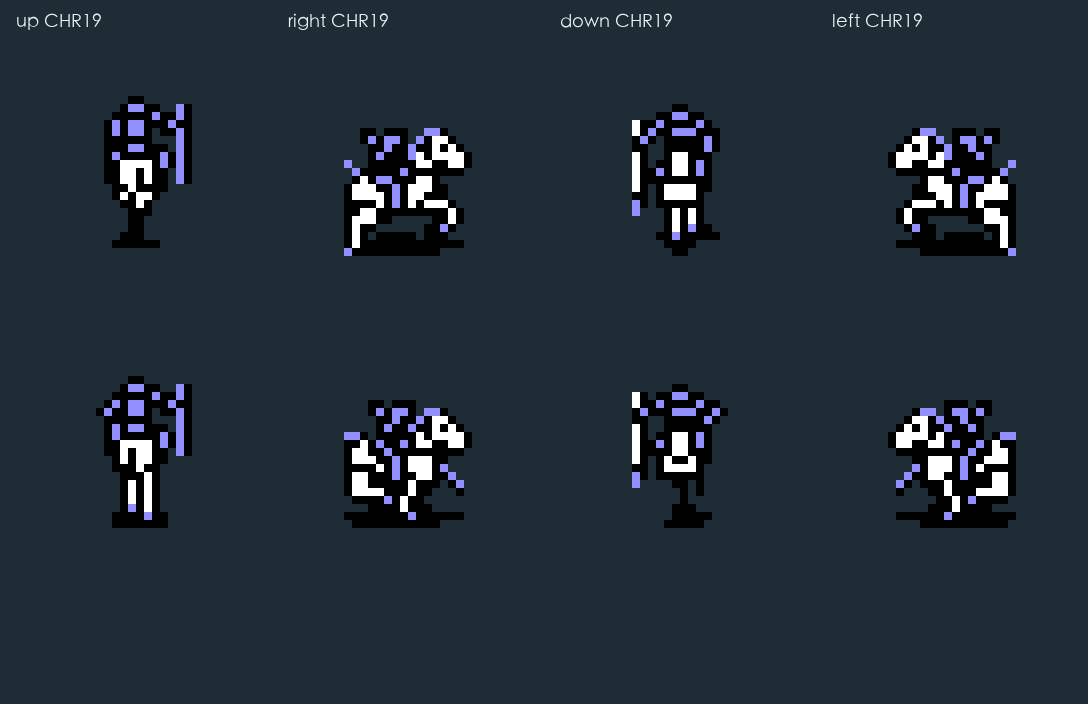
#> input picture art-review/character-expansion-20261018/source-input/corrected-tactical-walk/1-ally-directions-dark.png, 1088 x 704 px, given in place of idle-legs-master.png, which was not available
$ python patch_pegasus_forelegs_wings.py
#> lines starting #> are read from the running program, lines starting #| are printed output that depends on the picture; pictures that were not available may be replaced by others from this repository, and a replacement may not be noted
#!/usr/bin/env python3
"""Local ImageGen anatomy patches, leaving approved foreground pixels fixed."""
import argparse,copy,json
from pathlib import Path
from PIL import Image,ImageDraw
from build_gallery import ROOT,file_hash
from import_pegasus_knight_complete import C,map_anchor
from export_gallery import font
import import_sniper_complete as io
REV='pegasus-forelegs-wing-sync-v2-20261023'
OUT=ROOT/REV
OLD=ROOT/'pegasus-knight-complete-v1-20261023'
io.OUT=OUT

def write(path,data):path.write_text(json.dumps(data,ensure_ascii=False,indent=2)+'\n')
def quant(im):
 q=Image.new('RGBA',im.size)
#> q: PIL image 288x96 RGBA; every value is 0
 q.putdata([(*min(C,key=lambda c:sum((a-b)**2 for a,b in zip(c,p[:3]))),255)if p[3]>=128 else(0,0,0,0)for p in im.getdata()]);return q
#> after `q.putdata([(*min(C, key=lambda c: sum(((a - b) ** 2 for a, b in zip(c,`:
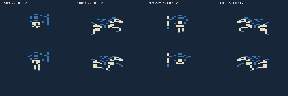
#> q: PIL image 288x96 RGBA; mean R, G, B, A 28.1, 43.3, 60.9, 255
#> after `q.putdata([(*min(C, key=lambda c: sum(((a - b) ** 2 for a, b in zip(c,`:
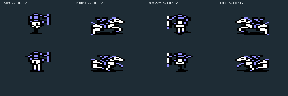
#> im: PIL image 288x96 RGBA; mean R, G, B, A 34.3, 46.7, 56.2, 255

def load(kind,i):return Image.open(OLD/f'ally/{kind}/frame-{i:03}.png').convert('RGBA')
#> called with kind = 'tactical-idle', i = 0
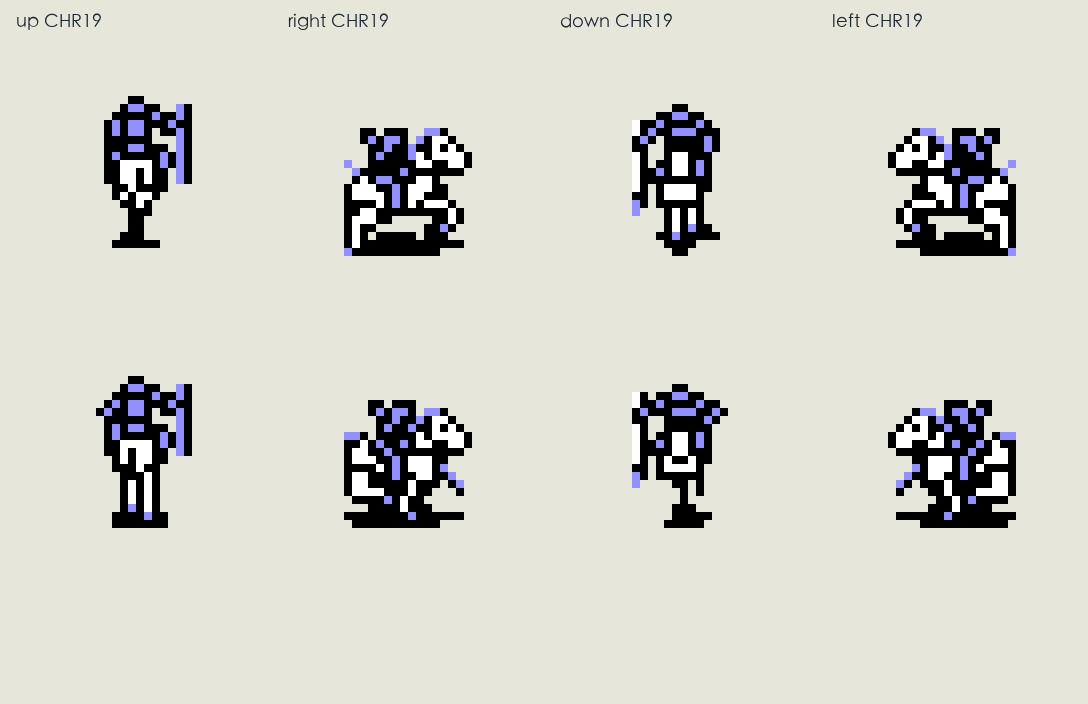
#> input picture art-review/character-expansion-20261018/source-input/corrected-tactical-walk/1-ally-directions-light.png, 1088 x 704 px, given in place of frame-000.png, which was not available
def board(idle,walk):
 for light in[False,True]:
  q=Image.new('RGB',(1000,620),(220,222,216)if light else(32,45,53));d=ImageDraw.Draw(q);fg=(23,38,56)if light else(235,239,239)
  d.text((500,25),'天马骑士 · 前腿补全与双翼同步',anchor='mm',font=font(22),fill=fg)
  for n,(label,im)in enumerate([(f'待机 {i}',idle[i])for i in range(3)]+[(f'向下 {i}',walk[i])for i in[4,5]]):
   x=n%3*330;y=60+n//3*280;s=2;up=im.resize((im.width*s,im.height*s),Image.Resampling.NEAREST);q.paste(up,(x+(330-up.width)//2,y),up);d.text((x+165,y+225),label,anchor='mm',font=font(19),fill=fg)
  io.save(q,'review-'+('light'if light else'dark')+'.png','local anatomy inspection, three idle poses and two synchronized down-wing phases')

def patch(publish=False):
 gen=quant(Image.open(OUT/'source/idle-legs-master.png').convert('RGBA').resize((288,96),Image.Resampling.NEAREST))
 idle={i:load('tactical-idle',i)for i in range(6)};walk={i:load('tactical-walk',i)for i in range(8)};checks=[]
 # Masks select only the newly drawn leg from each ImageGen cell. Existing
 # foreground is composited over the patch, keeping every original pixel.
 specs=[((40,59,49,79),(0,0)),((26,54,38,72),(3,0)),((25,54,36,72),(3,0))]
 for i,(box,delta)in enumerate(specs):
  before=idle[i];part=Image.new('RGBA',before.size);crop=gen.crop((i*96+box[0],box[1],i*96+box[2],box[3]));part.alpha_composite(crop,(box[0]+delta[0],box[1]+delta[1]));part.alpha_composite(before);idle[i]=part
  added=[(x,y)for y in range(96)for x in range(96)if not before.getpixel((x,y))[3]and part.getpixel((x,y))[3]]
  assert len(added)>20 and all(before.getpixel((x,y))==part.getpixel((x,y))for y in range(96)for x in range(96)if before.getpixel((x,y))[3])
  checks.append({'kind':'tactical-idle','frame':i,'added_leg_pixels':len(added),'patch_mask':box,'registration_translation':delta,'all_original_opaque_pixels_preserved':True,'head_anchor':map_anchor(part)})
 for i,j in[(3,1),(4,0),(5,1)]:idle[i]=idle[j].copy()
 before=walk[4];wing=quant(Image.open(OUT/'source/down-wing-master.png').convert('RGBA').resize((128,96),Image.Resampling.NEAREST));q=before.copy()
 # The outer wing is behind the x49..51 spear. Remove the entire old lowered
 # wing before inserting the raised wing, so no third wing can remain.
 box=(28,16,49,49);q.paste((0,0,0,0),box);crop=wing.crop((28,16,49,42));q.alpha_composite(crop,(28,17));walk[4]=q
 for y in range(96):
  for x in range(128):
   if not(box[0]<=x<box[2]and box[1]<=y<box[3]):assert before.getpixel((x,y))==q.getpixel((x,y))
 assert map_anchor(q)==map_anchor(before)
 assert q.crop((0,88,128,96)).tobytes()==before.crop((0,88,128,96)).tobytes()
 checks.append({'kind':'tactical-walk','frame':4,'patch_mask':box,'raised_wing_translation':[0,1],'rider_horse_spear_right_wing_projection_unchanged':True,'head_anchor':map_anchor(q),'two_wings_in_same_up_phase':True})
 for kind,poses,ids in [('tactical-idle',idle,range(6)),('tactical-walk',walk,[4])]:
  for i in ids:io.save(poses[i],f'ally/{kind}/frame-{i:03}.png','ImageGen missing foreleg / raised-wing patch; original foreground and center retained')
 board(idle,walk)
 if publish:
  m=copy.deepcopy(json.loads((OUT/'baseline.json').read_text())['maps']);note='待机补全另一只前腿和独立蹄子；向下移动双翼同时抬起、同时放下。骑手、马身、长枪、投影和原作循环节奏保持。'
  m.update(revision=REV,status='review_candidate',review_note=note,art_mode='local ImageGen anatomy patches composited behind original foreground; five accepted matte colors',qa_report='../../../'+REV+'/verification.json')
  for scene in m['scenarios']:
   kind=scene['id'];poses=idle if kind=='tactical-idle'else walk;ids=range(6)if kind=='tactical-idle'else[4];atlas=Image.new('RGBA',(len(poses)*next(iter(poses.values())).width,96))
   for f in scene['frame_mapping']:
    i=f['source_index'];atlas.alpha_composite(poses[i],(i*poses[i].width,0))
    if i in ids:
     p=OUT/f'ally/{kind}/frame-{i:03}.png';path='../../../'+p.relative_to(ROOT).as_posix();f.update(path=path,output_path=path,revision=REV,bytes=p.stat().st_size,sha256=file_hash(p))
   scene.update(revision=REV,status='review_candidate',review_note=note,output_atlas=io.save(atlas,f'ally/{kind}-atlas.png','existing slot order with local anatomy repairs'),review_status='pending_user_visual_acceptance')
   scene['output_atlas_bytes']=(OUT/f'ally/{kind}-atlas.png').stat().st_size
  write(ROOT/'professions/class-3-ally/maps/frame_mapping.json',m)
  write(OUT/'mapping-draft.json',m)
 write(OUT/'patch-registration.json',{'revision':REV,'palette':[c.hex()for c in map(bytes,C)],'checks':checks,'unchanged_down_return_phase':5,'enemy_deferred':True,'runtime_integrated':False})
 write(OUT/'asset-manifest.json',{'revision':REV,'assets':io.ASSETS})
 print(json.dumps({'revision':REV,'patched_slots':7,'published':publish}),flush=True)

if __name__=='__main__':
#> (the run stopped early here; a loop or call above may not have finished)
